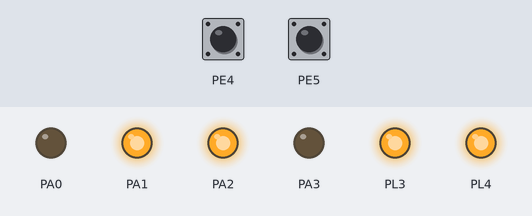
This program was run on a simulated ATmega2560, built with avr-gcc and emulated at 14.7456 MHz. On the bench: output pins drawn as LEDs (lit = HIGH). The test bench sets the inputs (shaded band); at power-on: PE4 HIGH, PE5 HIGH.

Above: at 0.1 s.
Timing chart, 0 to 1.6 s (numbered marks = the images above):
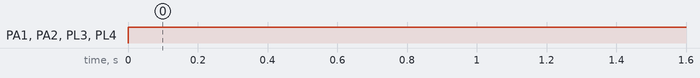

The program:

bot.c
```c
#define F_CPU 14745600
#include <avr/io.h>
#include <avr/interrupt.h>
#include <util/delay.h>

unsigned long int ShaftCountLeft = 0; //to keep track of left position encoder
unsigned long int ShaftCountRight = 0; //to keep track of right position encoder
unsigned int Degrees; //to accept angle in degrees for turning

//Function to configure ports to enable robot's motion
void motion_pin_config (void)
{
	DDRA = DDRA | 0x0F;
	PORTA = PORTA & 0xF0;
	DDRL = DDRL | 0x18;   //Setting PL3 and PL4 pins as output for PWM generation
	PORTL = PORTL | 0x18; //PL3 and PL4 pins are for velocity control using PWM.
}

//Function to configure INT4 (PORTE 4) pin as input for the left position encoder
void left_encoder_pin_config (void)
{
	DDRE  = DDRE & 0xEF;  //Set the direction of the PORTE 4 pin as input
	PORTE = PORTE | 0x10; //Enable internal pull-up for PORTE 4 pin
}

//Function to configure INT5 (PORTE 5) pin as input for the right position encoder
void right_encoder_pin_config (void)
{
	DDRE  = DDRE & 0xDF;  //Set the direction of the PORTE 4 pin as input
	PORTE = PORTE | 0x20; //Enable internal pull-up for PORTE 4 pin
}

//Function to initialize ports
void port_init()
{
	motion_pin_config(); //robot motion pins config
	left_encoder_pin_config(); //left encoder pin config
	right_encoder_pin_config(); //right encoder pin config
}

void left_position_encoder_interrupt_init (void) //Interrupt 4 enable
{
	cli(); //Clears the global interrupt
	EICRB = EICRB | 0x02; // INT4 is set to trigger with falling edge
	EIMSK = EIMSK | 0x10; // Enable Interrupt INT4 for left position encoder
	sei();   // Enables the global interrupt
}

void right_position_encoder_interrupt_init (void) //Interrupt 5 enable
{
	cli(); //Clears the global interrupt
	EICRB = EICRB | 0x08; // INT5 is set to trigger with falling edge
	EIMSK = EIMSK | 0x20; // Enable Interrupt INT5 for right position encoder
	sei();   // Enables the global interrupt
}

//ISR for right position encoder
ISR(INT5_vect)
{
	ShaftCountRight++;  //increment right shaft position count
}


//ISR for left position encoder
ISR(INT4_vect)
{
	ShaftCountLeft++;  //increment left shaft position count
}


//Function used for setting motor's direction
void motion_set (unsigned char Direction)
{
	unsigned char PortARestore = 0;

	Direction &= 0x0F; 		// removing upper nibbel for the protection
	PortARestore = PORTA; 		// reading the PORTA original status
	PortARestore &= 0xF0; 		// making lower direction nibbel to 0
	PortARestore |= Direction; // adding lower nibbel for forward command and restoring the PORTA status
	PORTA = PortARestore; 		// executing the command
}

void forward (void) //both wheels forward
{
	motion_set(0x06);
}

void back (void) //both wheels backward
{
	motion_set(0x09);
}

void left (void) //Left wheel backward, Right wheel forward
{
	motion_set(0x05);
}

void right (void) //Left wheel forward, Right wheel backward
{
	motion_set(0x0A);
}

void soft_left (void) //Left wheel stationary, Right wheel forward
{
	motion_set(0x04);
}

void soft_right (void) //Left wheel forward, Right wheel is stationary
{
	motion_set(0x02);
}

void soft_left_2 (void) //Left wheel backward, right wheel stationary
{
	motion_set(0x01);
}

void soft_right_2 (void) //Left wheel stationary, Right wheel backward
{
	motion_set(0x08);
}

void stop (void)
{
	motion_set(0x00);
}


//Function used for turning robot by specified degrees
void angle_rotate(unsigned int Degrees)
{
	float ReqdShaftCount = 0;
	unsigned long int ReqdShaftCountInt = 0;

	ReqdShaftCount = (float) Degrees/ 4.090; //0.3779; //4.090; // division by resolution to get shaft count
	ReqdShaftCountInt = (unsigned int) ReqdShaftCount;
	ShaftCountRight = 0;
	ShaftCountLeft = 0;

	while (1)
	{
		_delay_ms(1);
		if((ShaftCountRight >= ReqdShaftCountInt) | (ShaftCountLeft >= ReqdShaftCountInt))
		break;
	}
	stop(); //Stop robot
}

//Function used for moving robot forward by specified distance

void linear_distance_mm(unsigned int DistanceInMM)
{
	float ReqdShaftCount = 0;
	unsigned long int ReqdShaftCountInt = 0;
	ReqdShaftCount = DistanceInMM / 5.338; //0.3779; //5.338; // division by resolution to get shaft count
	ReqdShaftCountInt = (unsigned long int) ReqdShaftCount;

	ShaftCountRight = 0;
	while(1)
	{
		_delay_ms(1);
		if(ShaftCountRight > ReqdShaftCountInt)
		{
			break;
		}
	}
	stop(); //Stop robot
}

void forward_mm(unsigned int DistanceInMM)
{
	forward();
	linear_distance_mm(DistanceInMM);
}

void back_mm(unsigned int DistanceInMM)
{
	back();
	linear_distance_mm(DistanceInMM);
}

void left_degrees(unsigned int Degrees)
{
	// 88 pulses for 360 degrees rotation 4.090 degrees per count
	left(); //Turn left
	angle_rotate(Degrees);
}


void right_degrees(unsigned int Degrees)
{
	// 88 pulses for 360 degrees rotation 4.090 degrees per count
	right(); //Turn right
	angle_rotate(Degrees);
}


void soft_left_degrees(unsigned int Degrees)
{
	// 176 pulses for 360 degrees rotation 2.045 degrees per count
	soft_left(); //Turn soft left
	Degrees=Degrees*2;
	angle_rotate(Degrees);
}

void soft_right_degrees(unsigned int Degrees)
{
	// 176 pulses for 360 degrees rotation 2.045 degrees per count
	soft_right();  //Turn soft right
	Degrees=Degrees*2;
	angle_rotate(Degrees);
}

void soft_left_2_degrees(unsigned int Degrees)
{
	// 176 pulses for 360 degrees rotation 2.045 degrees per count
	soft_left_2(); //Turn reverse soft left
	Degrees=Degrees*2;
	angle_rotate(Degrees);
}

void soft_right_2_degrees(unsigned int Degrees)
{
	// 176 pulses for 360 degrees rotation 2.045 degrees per count
	soft_right_2();  //Turn reverse soft right
	Degrees=Degrees*2;
	angle_rotate(Degrees);
}

//Function to initialize all the devices
void init_devices()
{
	cli(); //Clears the global interrupt
	port_init();  //Initializes all the ports
	left_position_encoder_interrupt_init();
	right_position_encoder_interrupt_init();
	sei();   // Enables the global interrupt
}


//Main Function

int main(void)
{
	init_devices();

	forward_mm(300);
	back_mm(300);
	//_delay_ms(1000);
	//stop();


	//
	//while(1)
	//{
	//forward_mm(100); //Moves robot forward 100mm
	//stop();
	//_delay_ms(500);
	//
	//back_mm(100);   //Moves robot backward 100mm
	//stop();
	//_delay_ms(500);
	//
	//left_degrees(90); //Rotate robot left by 90 degrees
	//stop();
	//_delay_ms(500);
	//
	//right_degrees(90); //Rotate robot right by 90 degrees
	//stop();
	//_delay_ms(500);
	//
	//soft_left_degrees(90); //Rotate (soft turn) by 90 degrees
	//stop();
	//_delay_ms(500);
	//
	//soft_right_degrees(90);	//Rotate (soft turn) by 90 degrees
	//stop();
	//_delay_ms(500);
	//
	//soft_left_2_degrees(90); //Rotate (soft turn) by 90 degrees
	//stop();
	//_delay_ms(500);
	//
	//soft_right_2_degrees(90);	//Rotate (soft turn) by 90 degrees
	//stop();
	//_delay_ms(500);
	//}
}
```

Measured:
- by itself, PA1, PA2, PL3, PL4: LOW → HIGH at 0.00 s
